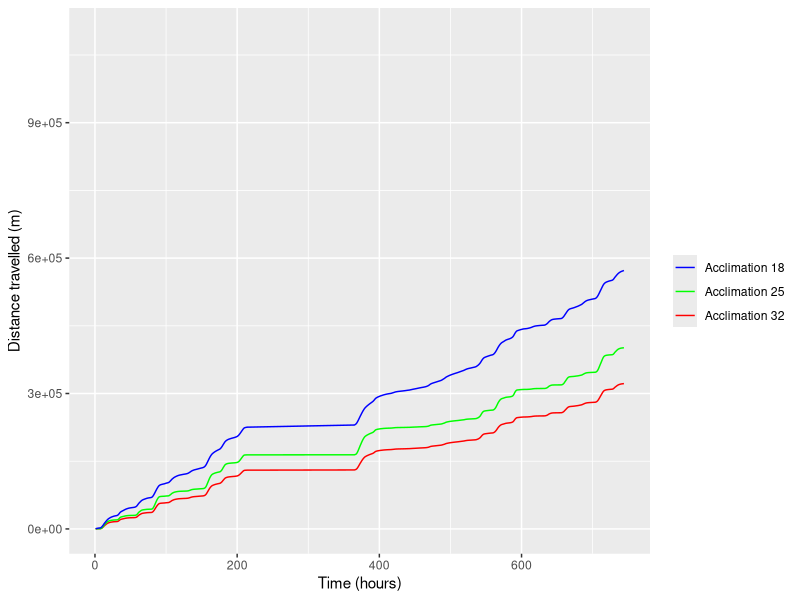
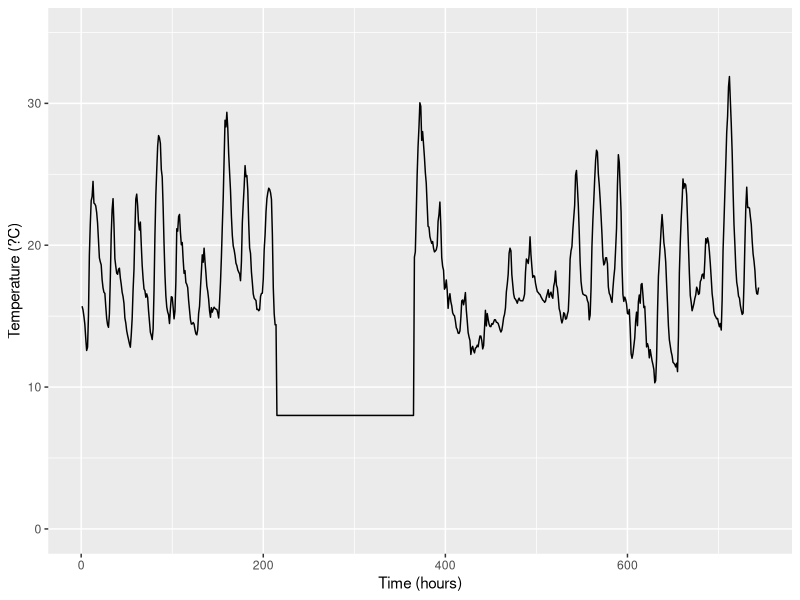
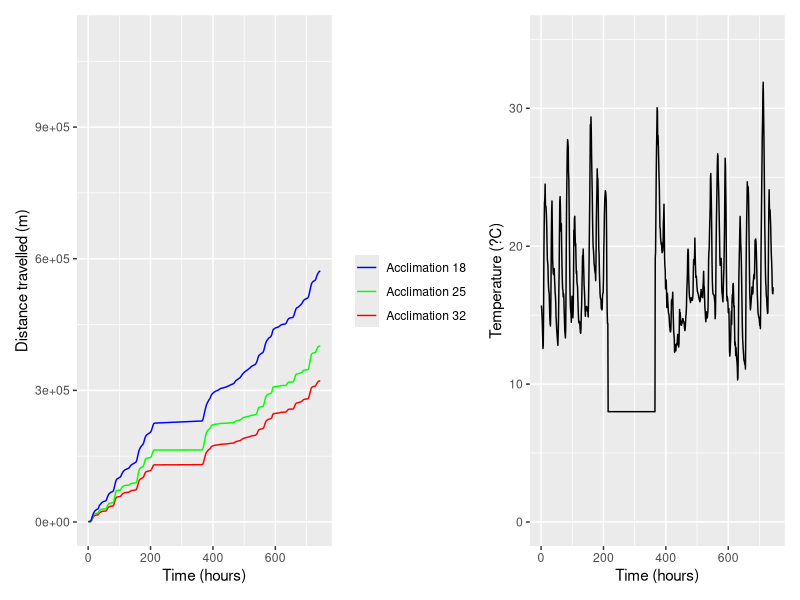

The R source for these figures, in order:
setwd("Documents/R/Movement rate modeling/Spread rate_cold and warm spells/Data/")

#Install Packages 
install.packages("ggplot2")
install.packages("patchwork")

#Load Packages 
library(ggplot2)
library(patchwork)

#Load January cold spell data 
df <- read.csv("Spread_rate_Jan_cold_spell.csv", header = TRUE, sep=";")

df$Acclimation <- as.character(df$Acclimation)  

df18 <- subset(df, Acclimation == 18)

df25 <- subset(df, Acclimation == 25)

df32 <- subset(df, Acclimation == 32)

#Plot January with cold spell distance travelled data (Grabouw)

p3 <- ggplot()+
  geom_line(data=df32, aes(x=Time, y=Distance_travelled_acc, color="Acclimation 32"))+
  geom_line(data=df25, aes(x=Time, y=Distance_travelled_acc, color="Acclimation 25"))+
  geom_line(data=df18, aes(x=Time, y=Distance_travelled_acc, color="Acclimation 18"))+
  labs(y = 'Distance travelled (m)',
       x= 'Time (hours)',
       color = "")+
  scale_colour_manual(values = c("blue", "green", "red"))+
  theme(legend.title = element_text("Acclimation"))+
  ylim(0, 1100000)

#View plot
p3

#Plot temperature over time data for January with cold spell (Grabouw)
p4 <- ggplot()+
  geom_line(data=df, aes(x=Time, y=Temp))+
  labs(y = 'Temperature (?C)',
       x= 'Time (hours)')+
  ylim(0,35)

#View plot 
p4

#Combine plots 
p3+p4

#Save plots: Size 850 width, do not keep aspect ratio
